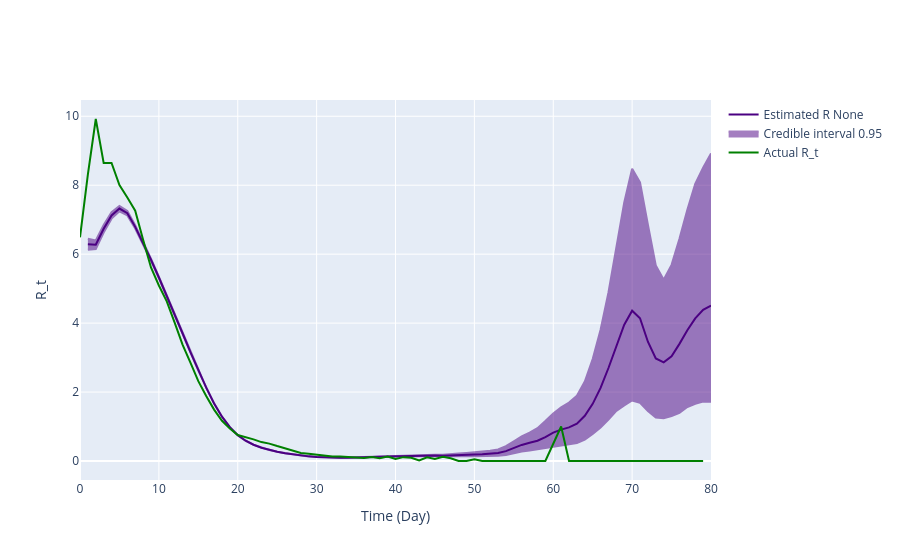

Source (notebook cell):
### Code cell
# Use incidence data to predict R_t value
theta = incidences_true_r1
end_time_point = len(theta)
# Define variables needed for calculating R_t
tau = 0
R_t_start = tau+1
prior_a = 1
prior_b = 1/5

# Plot comparison between the true and predicted R_t
# Transform our incidence data into pandas dataframes
inc_data = pd.DataFrame(
    {
        'Time': np.arange(len(theta)-2),
        'Incidence Number': incidences_true_r1[2:len(theta)]
    }
)

inference = branchpro.BranchProPosterior(
    inc_data=inc_data,
    daily_serial_interval=generation_time,
    alpha=prior_a,
    beta=prior_b)

inference.run_inference(tau=tau)
intervals = inference.get_intervals(central_prob=.95)
intervals = process_inference_uncertainty(intervals, inference.inference_posterior, generation_time[1:], 80, 95)

offset = 3

intervals['True Rt'] = list(true_rt_r1[offset:len(intervals)+offset])
intervals.to_csv('single_plots/intervals_r1.csv')


fig = plot_rt_fig(intervals, true_rt_r1[offset:len(intervals)+offset], generation_time, end_time_point)
pio.write_image(fig.figure, 'single_plots/predicted_vs_true_rt_r1.png')
fig.show_figure()

### Figure 1 — Plotly figure (JSON) as saved in the notebook; plotly's stock layout.template omitted (floating-point values rounded to 4 significant figures; data arrays with more than 128 entries replaced by an {"elided": "..."} marker saying what was removed)
{"data": [{"line": {"color": "indigo"}, "mode": "lines", "name": "Estimated R None", "type": "scatter", "x": [1, 2, 3, 4, 5, 6, 7, 8, 9, 10, 11, 12, 13, 14, 15, 16, 17, 18, 19, 20, 21, 22, 23, 24, 25, 26, 27, 28, 29, 30, 31, 32, 33, 34, 35, 36, 37, 38, 39, 40, 41, 42, 43, 44, 45, 46, 47, 48, 49, 50, 51, 52, 53, 54, 55, 56, 57, 58, 59, 60, 61, 62, 63, 64, 65, 66, 67, 68, 69, 70, 71, 72, 73, 74, 75, 76, 77, 78, 79, 80], "y": [6.285, 6.272, 6.737, 7.123, 7.322, 7.187, 6.792, 6.328, 5.838, 5.323, 4.797, 4.259, 3.706, 3.157, 2.63, 2.127, 1.67, 1.285, 0.9799, 0.7511, 0.5877, 0.4714, 0.3854, 0.3195, 0.2674, 0.2242, 0.1877, 0.1577, 0.1344, 0.1177, 0.1064, 0.09992, 0.09708, 0.09677, 0.09857, 0.1036, 0.1128, 0.1233, 0.1311, 0.1381, 0.1464, 0.1542, 0.1591, 0.1598, 0.1577, 0.1553, 0.1589, 0.1727, 0.1842, 0.1899, 0.1988, 0.2119, 0.2338, 0.2861, 0.3751, 0.4661, 0.5279, 0.5877, 0.6951, 0.8213, 0.9114, 0.9742, 1.081, 1.312, 1.659, 2.12, 2.698, 3.34, 3.954, 4.361, 4.141, 3.46, 2.976, 2.861, 3.039, 3.398, 3.794, 4.136, 4.386, 4.51]}, {"fill": "toself", "fillcolor": "indigo", "line": {"color": "indigo"}, "mode": "lines", "name": "Credible interval 0.95", "opacity": 0.5, "showlegend": true, "type": "scatter", "x": {"elided": "160 int values"}, "y": {"elided": "160 float values"}}, {"line": {"color": "green"}, "mode": "lines", "name": "Actual R_t", "type": "scatter", "x": [0, 1, 2, 3, 4, 5, 6, 7, 8, 9, 10, 11, 12, 13, 14, 15, 16, 17, 18, 19, 20, 21, 22, 23, 24, 25, 26, 27, 28, 29, 30, 31, 32, 33, 34, 35, 36, 37, 38, 39, 40, 41, 42, 43, 44, 45, 46, 47, 48, 49, 50, 51, 52, 53, 54, 55, 56, 57, 58, 59, 60, 61, 62, 63, 64, 65, 66, 67, 68, 69, 70, 71, 72, 73, 74, 75, 76, 77, 78, 79, 80, 81, 82, 83, 84, 85, 86, 87, 88, 89, 90], "y": [6.487, 8.313, 9.921, 8.645, 8.647, 8.004, 7.646, 7.26, 6.421, 5.615, 5.091, 4.63, 4.012, 3.375, 2.854, 2.315, 1.887, 1.491, 1.165, 0.9397, 0.7551, 0.696, 0.627, 0.5485, 0.5047, 0.4331, 0.3598, 0.2974, 0.2349, 0.2083, 0.1818, 0.1418, 0.1311, 0.1296, 0.121, 0.1027, 0.0902, 0.1179, 0.08353, 0.1293, 0.0559, 0.1117, 0.09615, 0.01802, 0.1087, 0.05797, 0.12, 0.07895, 0.0, 0.0, 0.05263, 0.0, 0.0, 0.0, 0.0, 0.0, 0.0, 0.0, 0.0, 0.0, 0.5, 1.0, 0.0, 0.0, 0.0, 0.0, 0.0, 0.0, 0.0, 0.0, 0.0, 0.0, 0.0, 0.0, 0.0, 0.0, 0.0, 0.0, 0.0, 0.0]}], "layout": {"hovermode": "x unified", "xaxis": {"title": {"text": "Time (Day)"}}, "yaxis": {"title": {"text": "R_t"}}}}
